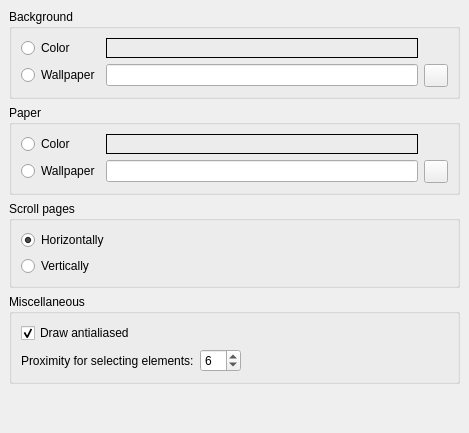
     <widget class="QWidget" name="tabCanvas">
      <property name="accessibleName">
       <string>Canvas Tab</string>
      </property>
      <attribute name="title">
       <string>Canvas</string>
      </attribute>
      <layout class="QVBoxLayout">
       <property name="spacing">
        <number>6</number>
       </property>
       <property name="leftMargin">
        <number>9</number>
       </property>
       <property name="topMargin">
        <number>9</number>
       </property>
       <property name="rightMargin">
        <number>9</number>
       </property>
       <property name="bottomMargin">
        <number>9</number>
       </property>
       <item>
        <widget class="QGroupBox" name="groupBox_2">
         <property name="accessibleName">
          <string>Background</string>
         </property>
         <property name="title">
          <string>Background</string>
         </property>
         <property name="flat">
          <bool>false</bool>
         </property>
         <layout class="QGridLayout">
          <property name="leftMargin">
           <number>9</number>
          </property>
          <property name="topMargin">
           <number>9</number>
          </property>
          <property name="rightMargin">
           <number>9</number>
          </property>
          <property name="bottomMargin">
           <number>9</number>
          </property>
          <property name="spacing">
           <number>6</number>
          </property>
          <item row="0" column="0">
           <widget class="QRadioButton" name="bgColorButton">
            <property name="accessibleName">
             <string>Background Color</string>
            </property>
            <property name="text">
             <string>Color</string>
            </property>
           </widget>
          </item>
          <item row="1" column="0">
           <layout class="QHBoxLayout">
            <property name="spacing">
             <number>6</number>
            </property>
            <property name="leftMargin">
             <number>0</number>
            </property>
            <property name="topMargin">
             <number>0</number>
            </property>
            <property name="rightMargin">
             <number>0</number>
            </property>
            <property name="bottomMargin">
             <number>0</number>
            </property>
            <item>
             <widget class="QRadioButton" name="bgWallpaperButton">
              <property name="accessibleName">
               <string>Background Wallpaper</string>
              </property>
              <property name="text">
               <string>Wallpaper</string>
              </property>
             </widget>
            </item>
           </layout>
          </item>
          <item row="1" column="3">
           <layout class="QHBoxLayout">
            <property name="spacing">
             <number>6</number>
            </property>
            <property name="leftMargin">
             <number>0</number>
            </property>
            <property name="topMargin">
             <number>0</number>
            </property>
            <property name="rightMargin">
             <number>0</number>
            </property>
            <property name="bottomMargin">
             <number>0</number>
            </property>
            <item>
             <widget class="QToolButton" name="bgWallpaperSelect">
              <property name="accessibleName">
               <string>Choose Background wallpaper file</string>
              </property>
              <property name="accessibleDescription">
               <string>Opens a file dialog for selecting the wallpaper file</string>
              </property>
              <property name="text">
               <string/>
              </property>
             </widget>
            </item>
           </layout>
          </item>
          <item row="1" column="1">
           <widget class="QLineEdit" name="bgWallpaper">
            <property name="accessibleName">
             <string>Background wallpaper path</string>
            </property>
            <property name="accessibleDescription">
             <string>Insert path to background wallpaper file</string>
            </property>
           </widget>
          </item>
          <item row="0" column="1">
           <widget class="Awl::ColorLabel" name="bgColorLabel">
            <property name="focusPolicy">
             <enum>Qt::StrongFocus</enum>
            </property>
            <property name="accessibleName">
             <string>Select background color</string>
            </property>
            <property name="accessibleDescription">
             <string>Opens a dialog for selecting the background color</string>
            </property>
            <property name="frameShape">
             <enum>QFrame::Box</enum>
            </property>
           </widget>
          </item>
         </layout>
        </widget>
       </item>
       <item>
        <widget class="QGroupBox" name="groupBox_3">
         <property name="accessibleName">
          <string>Paper</string>
         </property>
         <property name="title">
          <string>Paper</string>
         </property>
         <property name="flat">
          <bool>false</bool>
         </property>
         <layout class="QGridLayout">
          <property name="leftMargin">
           <number>9</number>
          </property>
          <property name="topMargin">
           <number>9</number>
          </property>
          <property name="rightMargin">
           <number>9</number>
          </property>
          <property name="bottomMargin">
           <number>9</number>
          </property>
          <property name="spacing">
           <number>6</number>
          </property>
          <item row="1" column="0">
           <layout class="QHBoxLayout">
            <property name="spacing">
             <number>6</number>
            </property>
            <property name="leftMargin">
             <number>0</number>
            </property>
            <property name="topMargin">
             <number>0</number>
            </property>
            <property name="rightMargin">
             <number>0</number>
            </property>
            <property name="bottomMargin">
             <number>0</number>
            </property>
            <item>
             <widget class="QRadioButton" name="fgWallpaperButton">
              <property name="accessibleName">
               <string>Paper Wallpaper</string>
              </property>
              <property name="text">
               <string>Wallpaper</string>
              </property>
             </widget>
            </item>
           </layout>
          </item>
          <item row="1" column="2">
           <layout class="QHBoxLayout">
            <property name="spacing">
             <number>6</number>
            </property>
            <property name="leftMargin">
             <number>0</number>
            </property>
            <property name="topMargin">
             <number>0</number>
            </property>
            <property name="rightMargin">
             <number>0</number>
            </property>
            <property name="bottomMargin">
             <number>0</number>
            </property>
            <item>
             <widget class="QToolButton" name="fgWallpaperSelect">
              <property name="accessibleName">
               <string>Choose paper wallpaper file</string>
              </property>
              <property name="accessibleDescription">
               <string>Opens a file dialog for selecting the wallpaper file</string>
              </property>
              <property name="text">
               <string/>
              </property>
             </widget>
            </item>
           </layout>
          </item>
          <item row="0" column="0">
           <widget class="QRadioButton" name="fgColorButton">
            <property name="accessibleName">
             <string>Paper Color</string>
            </property>
            <property name="text">
             <string>Color</string>
            </property>
           </widget>
          </item>
          <item row="0" column="1">
           <widget class="Awl::ColorLabel" name="fgColorLabel">
            <property name="focusPolicy">
             <enum>Qt::StrongFocus</enum>
            </property>
            <property name="accessibleName">
             <string>Select paper color</string>
            </property>
            <property name="accessibleDescription">
             <string>Opens a dialog for selecting the paper color</string>
            </property>
            <property name="frameShape">
             <enum>QFrame::Box</enum>
            </property>
           </widget>
          </item>
          <item row="1" column="1">
           <widget class="QLineEdit" name="fgWallpaper">
            <property name="accessibleName">
             <string>Paper wallpaper path</string>
            </property>
            <property name="accessibleDescription">
             <string>Insert path to paper wallpaper file</string>
            </property>
           </widget>
          </item>
         </layout>
        </widget>
       </item>
       <item>
        <widget class="QGroupBox" name="groupBox_11">
         <property name="title">
          <string>Scroll pages</string>
         </property>
         <layout class="QGridLayout" name="gridLayout_12">
          <item row="0" column="0">
           <widget class="QRadioButton" name="pageHorizontal">
            <property name="text">
             <string>Horizontally</string>
            </property>
            <property name="checked">
             <bool>true</bool>
            </property>
           </widget>
          </item>
          <item row="1" column="0">
           <widget class="QRadioButton" name="pageVertical">
            <property name="text">
             <string>Vertically</string>
            </property>
           </widget>
          </item>
         </layout>
        </widget>
       </item>
       <item>
        <widget class="QGroupBox" name="groupBox_4">
         <property name="title">
          <string>Miscellaneous</string>
         </property>
         <property name="flat">
          <bool>false</bool>
         </property>
         <layout class="QGridLayout">
          <item row="0" column="0">
           <widget class="QCheckBox" name="drawAntialiased">
            <property name="toolTip">
             <string>Disable antialiased drawing</string>
            </property>
            <property name="whatsThis">
             <string>Uncheck this to speed up drawing</string>
            </property>
            <property name="accessibleName">
             <string>Draw antialiased</string>
            </property>
            <property name="accessibleDescription">
             <string>Uncheck this to speed up drawing</string>
            </property>
            <property name="text">
             <string>Draw antialiased</string>
            </property>
            <property name="checked">
             <bool>true</bool>
            </property>
           </widget>
          </item>
          <item row="1" column="1">
           <widget class="QSpinBox" name="proximity">
            <property name="accessibleName">
             <string>Proximity for selecting elements:</string>
            </property>
            <property name="minimum">
             <number>1</number>
            </property>
            <property name="value">
             <number>6</number>
            </property>
           </widget>
          </item>
          <item row="1" column="2" colspan="2">
           <spacer>
            <property name="orientation">
             <enum>Qt::Horizontal</enum>
            </property>
            <property name="sizeHint" stdset="0">
             <size>
              <width>201</width>
              <height>20</height>
             </size>
            </property>
           </spacer>
          </item>
          <item row="1" column="0">
           <widget class="QLabel" name="label_24">
            <property name="text">
             <string>Proximity for selecting elements:</string>
            </property>
           </widget>
          </item>
         </layout>
        </widget>
       </item>
       <item>
        <spacer name="verticalSpacer_3">
         <property name="orientation">
          <enum>Qt::Vertical</enum>
         </property>
         <property name="sizeHint" stdset="0">
          <size>
           <width>20</width>
           <height>40</height>
          </size>
         </property>
        </spacer>
       </item>
      </layout>
     </widget>
